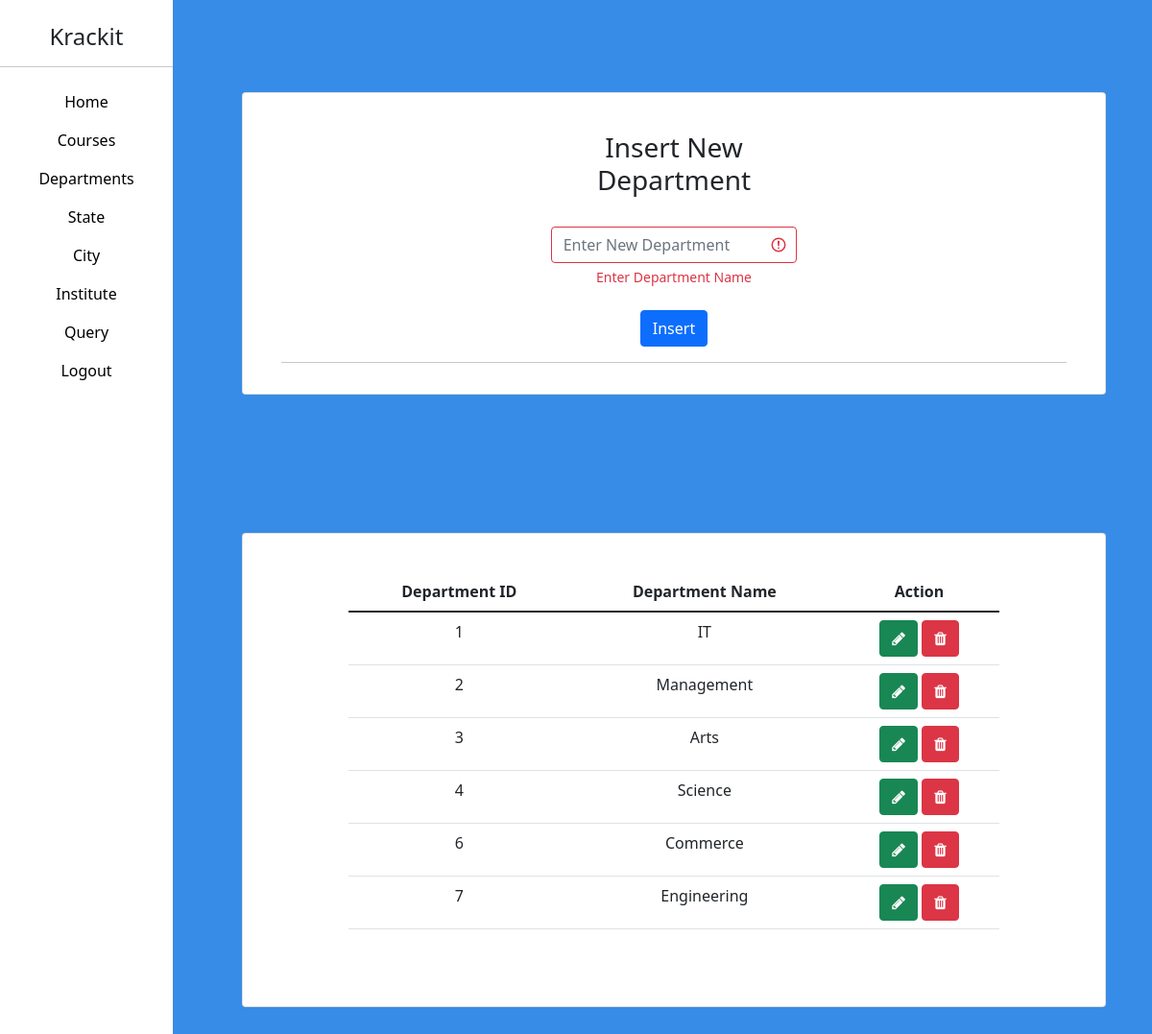
Screenshot of /admin_ins_dept.php (signed in) with the database file from the repository.
### tables this page shows
CREATE TABLE `tbl_dept` (
  `cc_dept_id` int(11) NOT NULL,
  `cc_dept_name` text NOT NULL
);

### admin_ins_dept.php (the view, shortened to what this page needs)
<!DOCTYPE html>
<html lang="en">
<head>
    <link href="https://cdn.jsdelivr.net/npm/bootstrap@5.1.3/dist/css/bootstrap.min.css" rel="stylesheet">
    <link rel="stylesheet" href="https://cdnjs.cloudflare.com/ajax/libs/font-awesome/4.7.0/css/font-awesome.min.css">
</head>
<body class="clri">
<div class="row">
    <div class="col-md-2">
        <?php
            include('admin_nav_bar.php');
        ?>
    </div>
    <div class="col-md-10">
    <form method="post" class="was-validated">
    <br>
    <br>
    <div class="card bg-white p-3 m-5">
    <br>
    <div class="container" align="center">
            <div class="row">
                <div class="col-md-4"></div>
                <div class="col-md-4">
                    <h3 align="center">Insert New Department</h3>
                    <br>
                    <input type="text" placeholder="Enter New Department" class="form-control" required name="deptnm">
                    <div class="invalid-feedback">Enter Department Name</div>
                </div>
                <div class="col-md-4"></div>
            </div>
            <br>
            <button type="submit" name="btnsub" class="btn btn-primary">Insert</button>
            <hr>
        </div>
        </div>
        <br>
        <br>
        <div class="card bg-white p-3 m-5">
        <br>
        <div class="container">
            <div class="row">
                <div class="col-md-1"></div>
                <div class="col-md-10">
        <table class="table table-stripped table-hover">
            <thead align="center">
                <th>Department ID</th>
                <th>Department Name</th>
                <th>Action</th>
            </thead>
            <tbody>
                <?php
                    include('conn.php');
                    $sql="select * from tbl_dept";
                    $res=mysqli_query($conn,$sql);
                    while($row=mysqli_fetch_assoc($res))
                    {
                ?>
                <tr align="center">
                    <td><?php echo $row['cc_dept_id']; ?></td>
                    <td><?php echo $row['cc_dept_name']; ?></td>
                    <td>
                        <a href="admin_ins_dept_update.php?deptid=<?php echo $row['cc_dept_id']; ?>" class="btn btn-success"><i class="fa fa-pencil"></i></a>
                        <a href="admin_ins_dept_delete.php?deptid=<?php echo $row['cc_dept_id']; ?>" class="btn btn-danger"><i class="fa fa-trash"></i></a>
                    </td>
                </tr>
                <?php
                    }
                ?>
            </tbody>
        </table>
        <br>
        <br>
        </div>
                <div class="col-md-1"></div>
        </div>
        </div>
                </div>
    </form>
</div>
</body>
</html>

### admin_ins_dept.php (style rules this page uses)
.clri { background-color: #378CE7; background-size: cover; background-repeat: no-repeat; }

### rows the page displays
tbl_dept: cc_dept_id "1", cc_dept_name "IT"
tbl_dept: cc_dept_id "2", cc_dept_name "Management"
tbl_dept: cc_dept_id "3", cc_dept_name "Arts"
tbl_dept: cc_dept_id "4", cc_dept_name "Science"
tbl_dept: cc_dept_id "6", cc_dept_name "Commerce"
tbl_dept: cc_dept_id "7", cc_dept_name "Engineering"
